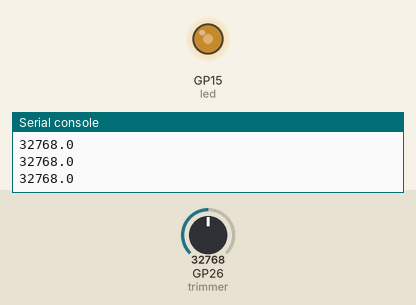
The program below on a simulated Raspberry Pi Pico running MicroPython. On the bench: output pins drawn as LEDs (lit = HIGH), the last lines printed to the serial console. The test bench sets the inputs (shaded band); at power-on: GP26 (trimmer) = 32768 (analog values on the 0–65535 scale).

Above: at 1.2 s.
1.3 s: GP26 (trimmer) set to 45874
At 1.7 s:
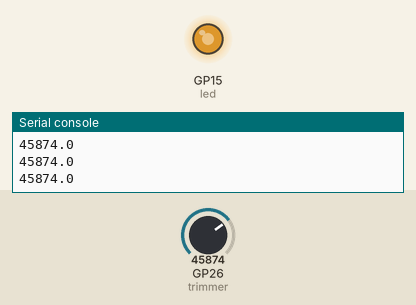
2.8 s: GP26 (trimmer) set to 57670
At 4.0 s:
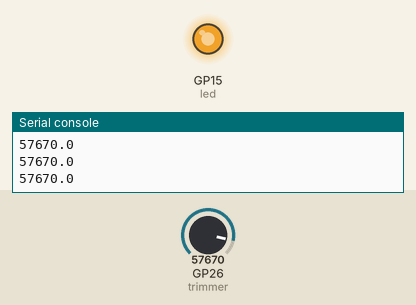
4.3 s: GP26 (trimmer) set to 7864
At 5.2 s:
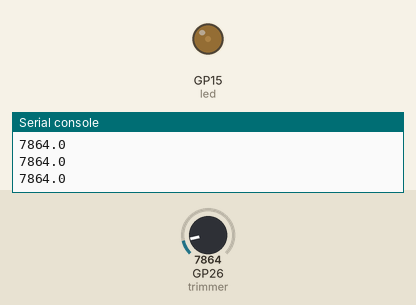
5.8 s: GP26 (trimmer) set to 0
At 6.3 s:
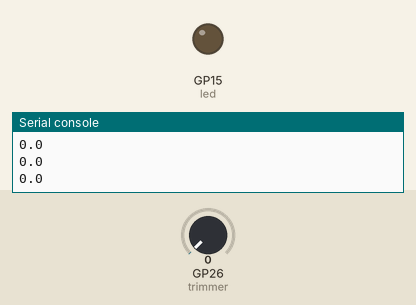
Timing chart, 0 to 8.3 s (numbered marks = the images above; inputs shaded):
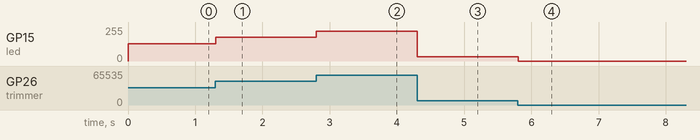

Measured:
- after the input at 1.3 s, GP15 (led): 128/255 → 178/255 at once
- after the input at 2.8 s, GP15 (led): 178/255 → 224/255 at once
- after the input at 4.3 s, GP15 (led): 224/255 → 31/255 at once
- after the input at 5.8 s, GP15 (led): 31/255 → 0/255 at once

The program:

trimmed_led.py
```python
from machine import Pin, ADC, PWM
from utime import sleep, sleep_ms

adc_pin = 26
trimmer = ADC(adc_pin)

led_pin = 15
led = PWM(Pin(led_pin))
led.freq(5000)

while True:
    data = 0
    no_of_msmnts = 100 # Počet měření

    for _ in range(0, no_of_msmnts):
        data += trimmer.read_u16()
    data /= no_of_msmnts # Zprůměruje "no_of_msmnts" měření

    print(data)
    led.duty_u16(int(data))
```
